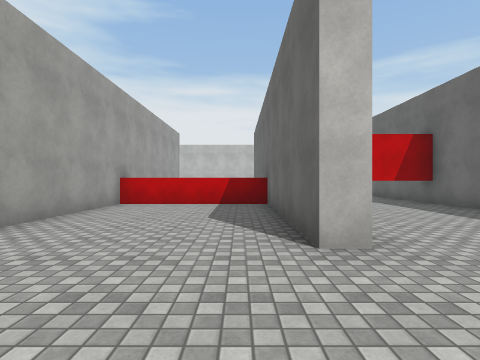
View 1 (above)

18 first-person views from a walk through a scene from a Unity 3-D project. The camera is 1.3 m above the floor, looks level and sees 80° across. The floor is counted in squares, 2 m on a side. Each view is taken from the middle of a square. On the plan, view 1 faces up. The plan holds only what a view shows up to about 9 squares ahead; the rest is blank. The place goes on beyond the plan. The player character is not drawn. Surface patterns are stand-ins for the level's own textures.

View 2
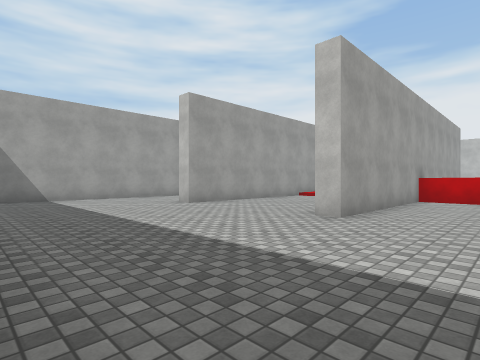

View 3
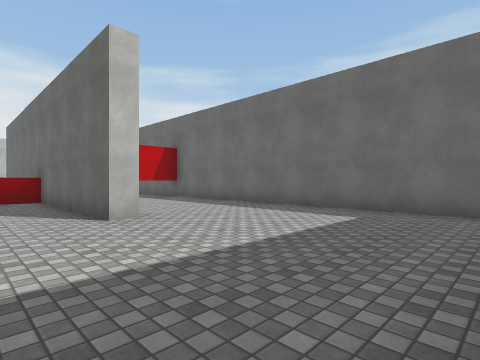

View 4
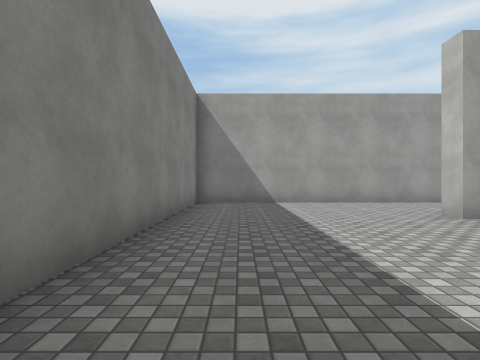

View 5
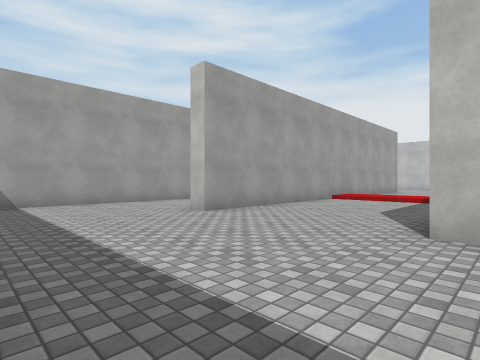

View 6
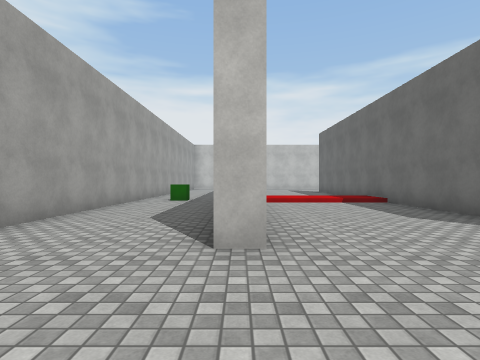

View 7
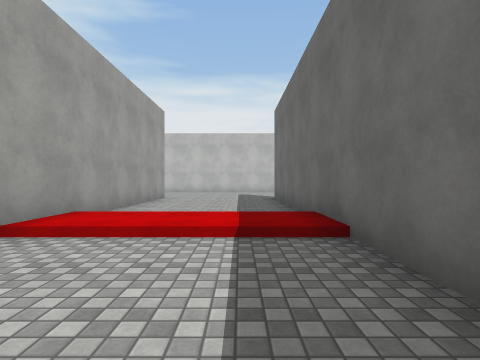

View 8
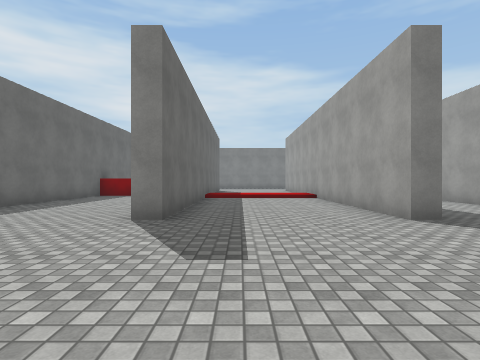

View 9
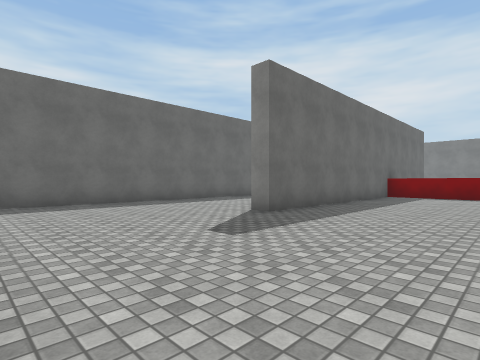

View 10
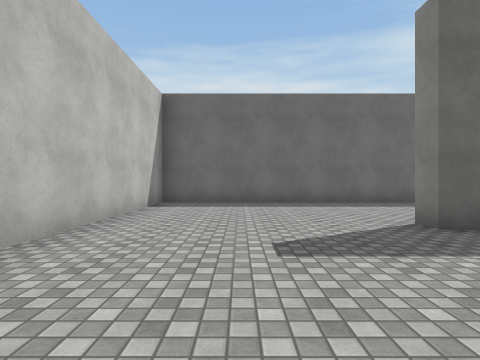

View 11
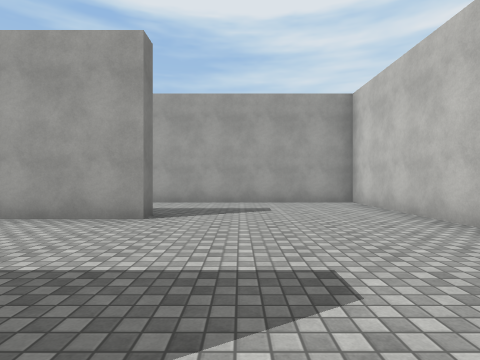

View 12
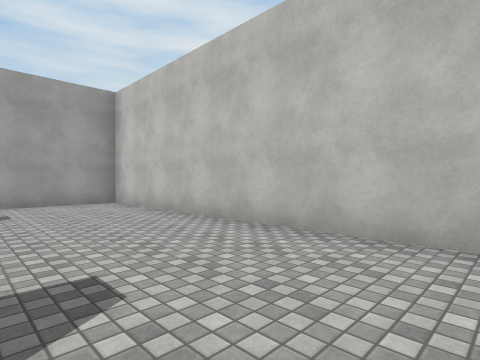

View 13
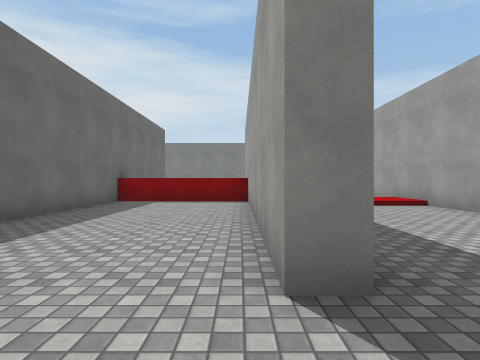

View 14
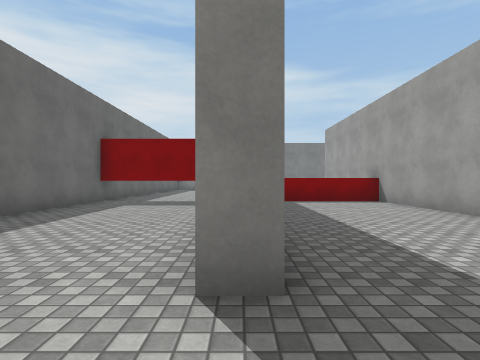

View 15
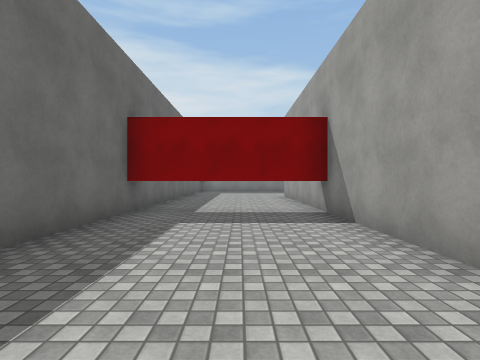

View 16
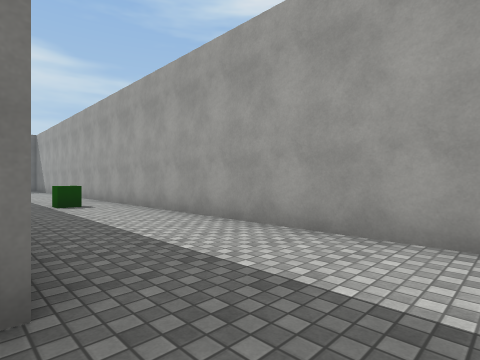

View 17
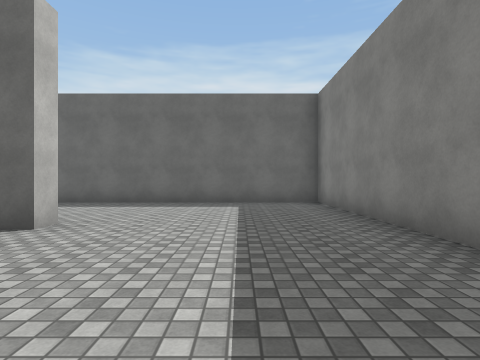

View 18
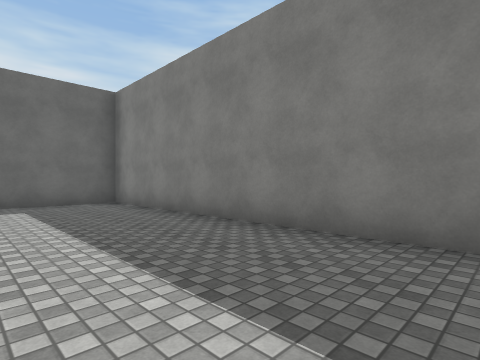

### Floor plan
Key: @ floor where view 1 was taken; # wall or solid block; . main floor; : floor 0.25 m higher than the main floor; ^ raised ledge; T thing the floor can be seen under or through; O other object.
Columns run from 12 left of view 1 to 6 right of it. Each row starts with its distance up from view 1.
 21 ##########  #######
 20 #.................#
 19 #.................#
 18 #.................#
 17 #.................#
 16 #.................#
 15 #...#...#....#....#
 14 #...#...#....#....#
 13 #...#...#....#....#
 12 #...#...#....#....#
 11 #...#...#....#....#
 10 #...#...#....#....#
  9 #.O.#:::#....#....#
  8 #...#...##^^^#TTT##
  7 #...#...#....#....#
  6 #...#...#....#....#
  5 #...#...#....#....#
  4 #...#...#....#....#
  3 #...#...#....#....#
  2 #.................#
  1 #.................#
  0 #...........@.....#
 -1 #.................#
 -2 #.................#
 -3 ###################

Positions as (right, up) in squares from view 1, and headings:
1: (0, 0), facing up
2: (-1, -2), facing up-left
3: (-1, -2), facing up-right
4: (-3, -1), facing left
5: (-3, -1), facing up-left
6: (-8, 0), facing up
7: (-5, 5), facing up
8: (-5, 20), facing down
9: (-3, 20), facing down-right
10: (-3, 18), facing right
11: (-3, 17), facing left
12: (-3, 17), facing up-left
13: (-3, 17), facing down
14: (1, 17), facing down
15: (3, 14), facing down
16: (-8, 17), facing down-left
17: (-3, 0), facing right
18: (-3, 1), facing down-right
